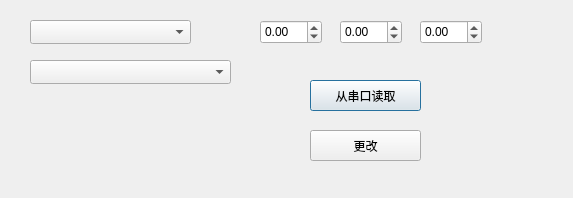
<?xml version="1.0" encoding="UTF-8"?>
<ui version="4.0">
 <class>Setting</class>
 <widget class="QDialog" name="Setting">
  <property name="geometry">
   <rect>
    <x>0</x>
    <y>0</y>
    <width>573</width>
    <height>198</height>
   </rect>
  </property>
  <property name="windowTitle">
   <string>Dialog</string>
  </property>
  <widget class="QComboBox" name="comboBox">
   <property name="geometry">
    <rect>
     <x>30</x>
     <y>60</y>
     <width>201</width>
     <height>24</height>
    </rect>
   </property>
  </widget>
  <widget class="QPushButton" name="pushButton">
   <property name="geometry">
    <rect>
     <x>310</x>
     <y>80</y>
     <width>111</width>
     <height>31</height>
    </rect>
   </property>
   <property name="text">
    <string>从串口读取</string>
   </property>
  </widget>
  <widget class="QPushButton" name="pushButton_2">
   <property name="geometry">
    <rect>
     <x>310</x>
     <y>130</y>
     <width>111</width>
     <height>31</height>
    </rect>
   </property>
   <property name="text">
    <string>更改</string>
   </property>
  </widget>
  <widget class="QComboBox" name="comboBox_2">
   <property name="geometry">
    <rect>
     <x>30</x>
     <y>20</y>
     <width>161</width>
     <height>24</height>
    </rect>
   </property>
  </widget>
  <widget class="QDoubleSpinBox" name="doubleSpinBox">
   <property name="geometry">
    <rect>
     <x>260</x>
     <y>20</y>
     <width>62</width>
     <height>24</height>
    </rect>
   </property>
   <property name="minimum">
    <double>-999.000000000000000</double>
   </property>
   <property name="maximum">
    <double>999.000000000000000</double>
   </property>
  </widget>
  <widget class="QDoubleSpinBox" name="doubleSpinBox_2">
   <property name="geometry">
    <rect>
     <x>340</x>
     <y>20</y>
     <width>62</width>
     <height>24</height>
    </rect>
   </property>
   <property name="minimum">
    <double>-999.000000000000000</double>
   </property>
   <property name="maximum">
    <double>999.000000000000000</double>
   </property>
  </widget>
  <widget class="QDoubleSpinBox" name="doubleSpinBox_3">
   <property name="geometry">
    <rect>
     <x>420</x>
     <y>20</y>
     <width>62</width>
     <height>24</height>
    </rect>
   </property>
   <property name="minimum">
    <double>-999.000000000000000</double>
   </property>
   <property name="maximum">
    <double>999.000000000000000</double>
   </property>
  </widget>
 </widget>
 <resources/>
 <connections/>
</ui>
